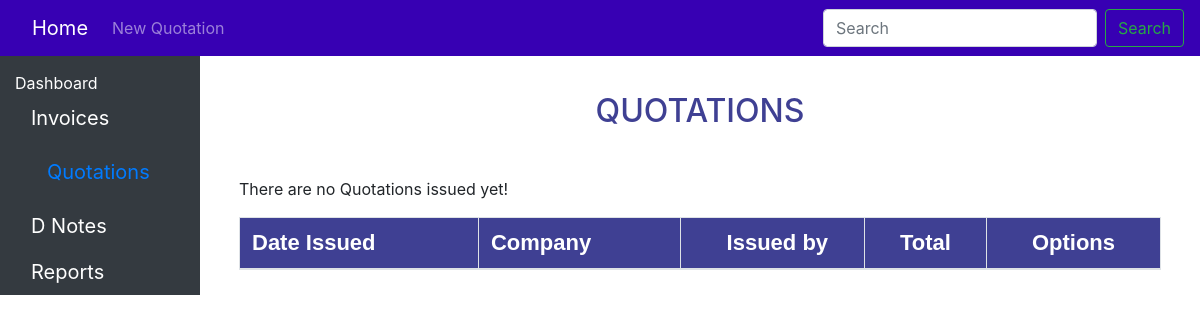
/system/quotations/, run on an earlier commit of the app's database.
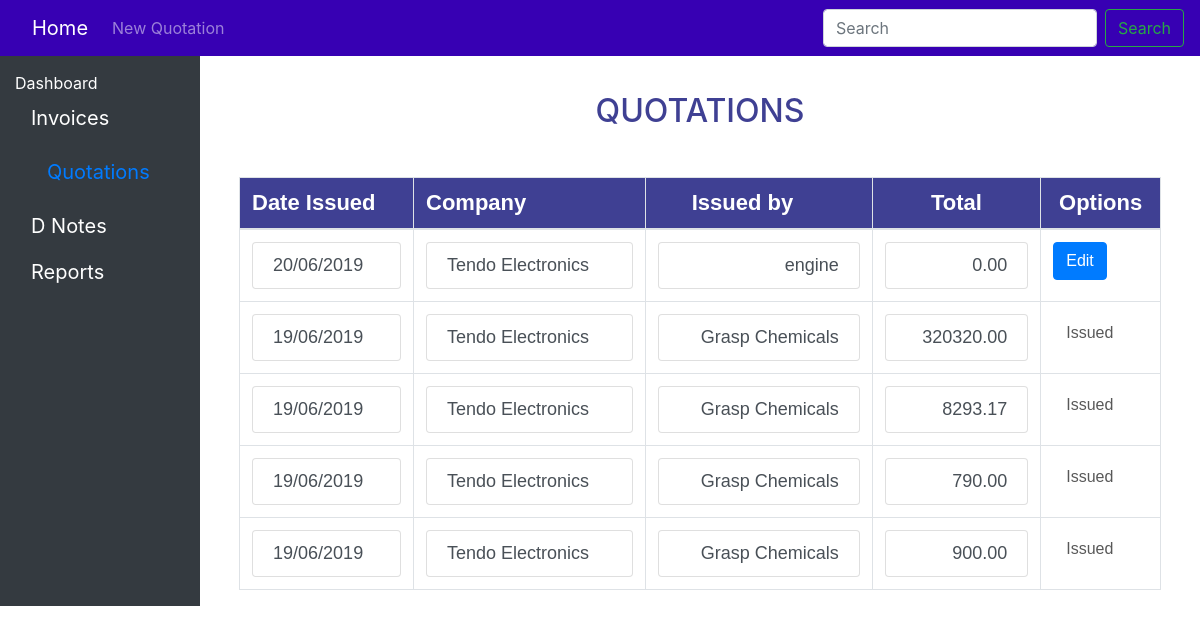
And on a later commit of the database.
### system/models.py (models this page shows, shortened)
class Quotation(models.Model):
    ref_number = models.CharField(max_length = 15)
    total = models.DecimalField(default=0.0,decimal_places=2,max_digits=25)
    customer = models.CharField(max_length = 50)
    customer_address = models.CharField(max_length = 50)
    user_name =models.CharField(default='Grasp Chemicals',max_length = 25)
    date_created = models.DateTimeField('date_published')

### system/views.py (the view)
# urls.py: path('quotations/', views.quotations, name='quotations'),
def quotations(request):
        quotation_list= Quotation.objects.order_by('-date_created')
        template= 'system/quotations/quotations.html'
        return render(request,template,{'quotation_list':quotation_list})

### system/templates/system/quotations/quotations.html (shortened to what this page needs)
{% load static %}
<link rel="stylesheet" type="text/css" href="{% static "system/css/styles.css" %}">
<link rel="stylesheet" type="text/css" href="{% static "system/css/bootstrap.min.css" %}" >
<link rel="stylesheet" type="text/css" href="{% static "system/css/bootstrap.css" %}" >
<link rel="stylesheet" href=" {% static "system/css/footer.css"%} ">
<link rel="stylesheet" href="http://cdnjs.cloudflare.com/ajax/libs/font-awesome/4.6.3/css/font-awesome.min.css">
{% load static %}
<nav class="navbar navbar-expand-lg navbar-dark fixed-top" style="background-color: #3700B3;">
  <div class="collapse navbar-collapse" id="navbarSupportedContent">
    <ul class="navbar-nav mr-auto">
      <li class="nav-item active">
        <a class="navbar-brand" href="{%url 'system:index' %}">Home <span class="sr-only">(current)</span></a>
      </li>
      <li class="nav-item">
        <a class="nav-link" href="{% url 'system:qcreate' %}" role="button">New Quotation</a>
      </li>
    </ul>
    <form class="form-inline my-2 my-lg-0">
      <input class="form-control mr-sm-2" type="search" placeholder="Search" aria-label="Search">
      <button class="btn btn-outline-success my-2 my-sm-0" type="submit">Search</button>
    </form>
  </div>
</nav>
<div class="container-fluid">
  <div class="row">
    <nav class="col-md-2 d-none d-md-block bg-dark sidebar ">
      <div class="sidebar-sticky" style="padding-top:42%; color:white;">
        <ul class="nav flex-column" id = "list">
          <li class="nav-item">
            <a  class="white" class="nav-link " href="{% url 'system:index' %}" >
              Dashboard
            </a>
          </li>
          <li class="nav-item btn-lg ">
            <a class="white" class="nav-link" href="{% url 'system:invoices' %}">
              Invoices
            </a>
          </li>
          <li class="nav-item btn-lg ">
            <a  class=" nav-link " href="#">
              Quotations
            </a>
          </li>
          <li class="nav-item btn-lg ">
            <a class="white" class="nav-link" href="#">
              D Notes
            </a>
          </li>
          <li class="nav-item btn-lg ">
            <a class="white" class="nav-link" href="#">
              Reports
            </a>
          </li>
        </ul>
      </div>
    </nav>
    <main role="main" class="col-md-9 ml-sm-auto col-lg-10 pt-3 px-4">
  <center><h2 style="padding-top:8%;">QUOTATIONS<br><br></h2></center>
  <div class="container">
    <table class="table  table-hover  ">
      <thead>
        <tr style="background-color:#3F4093;"class="p">
          <th class= "table-bordered"scope="col-1" style="color: white;">Date Issued</th>
          <th class= "table-bordered"scope="col-1" style="color: white;">Company</th>
          <th class= "table-bordered"scope="col" style="color: white;padding-left:5%;" >Issued by</th>
          <th class= "header table-bordered "scope="col" style="color: white;">Total</th>
          <th class= "header table-bordered "scope="col" style="color: white;">Options</th>
        </tr>
      </thead>
      <tbody>
        {% load django_template_maths %}
        {% if quotation_list %}
        {% for q in quotation_list%}
          {% with total=q.total %}
            <tr>
              <td class= "table-bordered"><a href="{% url 'system:qdetail' q.id%}" class="list-group-item list-group-item-action"> {{q.date_created|date:"d"}}/{{q.date_created|date:"m"}}/{{q.date_created|date:"Y"}}</a>
              <td class= "table-bordered">
                <a href="{% url 'system:qdetail' q.id%}" class="list-group-item list-group-item-action"> {{q.customer}}</a>
              </td>
              <td class="data table-bordered"><a href="{% url 'system:qdetail' q.id%}" class="list-group-item list-group-item-action"> {{q.user_name}}</a></td>
              <td class="data table-bordered"><a href="{% url 'system:qdetail' q.id%}" class="list-group-item list-group-item-action"> {{q.total}}</a></td>
              <td  class=" table-bordered" style="align:center">
                {% if q.total <= 0 %}
                <a href="{% url 'system:qpreview' q.id%}" class=" btn btn-primary float-sm-left" style="text-align:center; margin-right:10px;">Edit</a>
                {% else %}
                <a class="  btn  disabled" href="#"style="color:#000000;text-align:center">Issued</a>
                {%endif%}
              </td>
            </tr>
            {% endwith %}
        {% endfor %}
        {% else %}
        <p>There are no Quotations issued yet!</p>
        {% endif %}
      </tbody>
    </table>
  </main>
</div>
</div>

### system/static/system/css/styles.css (style rules this page uses)
.white { color:white; }
th { color: red; font-size: 22px; font-family: arial; }
td { color:black; font-size: 18px; font-family: sans-serif; }
.p { color:black; margin-bottom: 4px; font-size: 18px; font-family: sans-serif; }
h2 { color:#3F4093; }
.data { text-align: right; }
.header { text-align: center; }

What changed in the data, as far as the page shows it:
added Quotation: date_created "20", date_created "06", date_created "2019", customer "Tendo Electronics", user_name "engine", total "0.00", shows "Edit"
added Quotation: date_created "19", date_created "06", date_created "2019", customer "Tendo Electronics", user_name "Grasp Chemicals", total "320320.00", shows "Issued"
added Quotation: date_created "19", date_created "06", date_created "2019", customer "Tendo Electronics", user_name "Grasp Chemicals", total "8293.17", shows "Issued"
added Quotation: date_created "19", date_created "06", date_created "2019", customer "Tendo Electronics", user_name "Grasp Chemicals", total "790.00", shows "Issued"
added Quotation: date_created "19", date_created "06", date_created "2019", customer "Tendo Electronics", user_name "Grasp Chemicals", total "900.00", shows "Issued"
Also different on the page:
text no longer shown: "There are no Quotations issued yet!"
